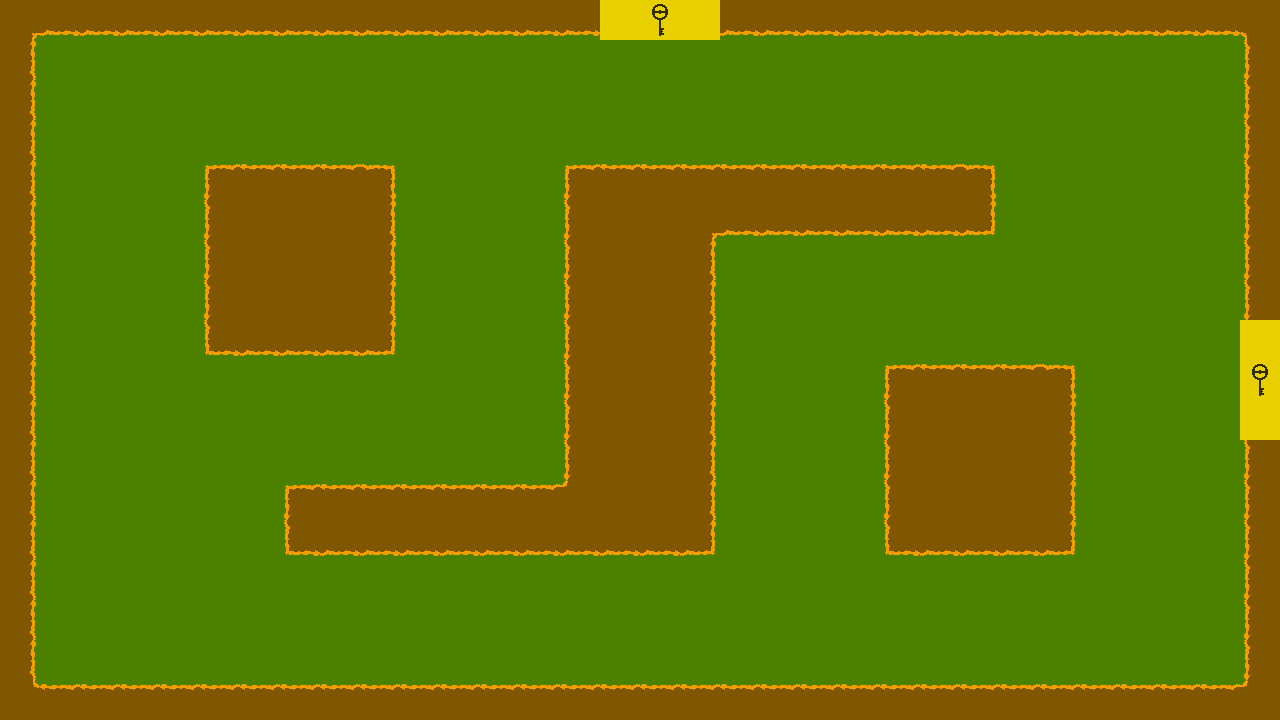

Below is a game level as drawn by its tile map, then a one-line description and the .tmx file that defines it, in full:
An orthogonal 32x18 tile map with 40x40 px tiles, 3 tile layers (Porte, Sol, Obstacle), 3 tilesets.

<map version="1.4" tiledversion="1.4.3" orientation="orthogonal" renderorder="right-down" width="32" height="18" tilewidth="40" tileheight="40" infinite="0" nextlayerid="4" nextobjectid="1">
 <editorsettings>
  <export target="Carte.json" format="json" />
 </editorsettings>
 <tileset firstgid="1" name="obstacle" tilewidth="40" tileheight="40" tilecount="16" columns="4">
  <image source="../assets/obstacles.png" width="160" height="160" />
 </tileset>
 <tileset firstgid="17" name="sol" tilewidth="40" tileheight="40" tilecount="1" columns="1">
  <image source="../assets/sol.png" width="40" height="40" />
 </tileset>
 <tileset firstgid="18" name="porte" tilewidth="40" tileheight="40" tilecount="2" columns="2">
  <image source="../assets/porte.png" width="80" height="40" />
 </tileset>
 <layer id="3" name="Porte" width="32" height="18">
  <data encoding="csv">
0,0,0,0,0,0,0,0,0,0,0,0,0,0,0,19,18,19,0,0,0,0,0,0,0,0,0,0,0,0,0,0,
0,0,0,0,0,0,0,0,0,0,0,0,0,0,0,0,0,0,0,0,0,0,0,0,0,0,0,0,0,0,0,0,
0,0,0,0,0,0,0,0,0,0,0,0,0,0,0,0,0,0,0,0,0,0,0,0,0,0,0,0,0,0,0,0,
0,0,0,0,0,0,0,0,0,0,0,0,0,0,0,0,0,0,0,0,0,0,0,0,0,0,0,0,0,0,0,0,
0,0,0,0,0,0,0,0,0,0,0,0,0,0,0,0,0,0,0,0,0,0,0,0,0,0,0,0,0,0,0,0,
0,0,0,0,0,0,0,0,0,0,0,0,0,0,0,0,0,0,0,0,0,0,0,0,0,0,0,0,0,0,0,0,
0,0,0,0,0,0,0,0,0,0,0,0,0,0,0,0,0,0,0,0,0,0,0,0,0,0,0,0,0,0,0,0,
0,0,0,0,0,0,0,0,0,0,0,0,0,0,0,0,0,0,0,0,0,0,0,0,0,0,0,0,0,0,0,0,
0,0,0,0,0,0,0,0,0,0,0,0,0,0,0,0,0,0,0,0,0,0,0,0,0,0,0,0,0,0,0,19,
0,0,0,0,0,0,0,0,0,0,0,0,0,0,0,0,0,0,0,0,0,0,0,0,0,0,0,0,0,0,0,18,
0,0,0,0,0,0,0,0,0,0,0,0,0,0,0,0,0,0,0,0,0,0,0,0,0,0,0,0,0,0,0,19,
0,0,0,0,0,0,0,0,0,0,0,0,0,0,0,0,0,0,0,0,0,0,0,0,0,0,0,0,0,0,0,0,
0,0,0,0,0,0,0,0,0,0,0,0,0,0,0,0,0,0,0,0,0,0,0,0,0,0,0,0,0,0,0,0,
0,0,0,0,0,0,0,0,0,0,0,0,0,0,0,0,0,0,0,0,0,0,0,0,0,0,0,0,0,0,0,0,
0,0,0,0,0,0,0,0,0,0,0,0,0,0,0,0,0,0,0,0,0,0,0,0,0,0,0,0,0,0,0,0,
0,0,0,0,0,0,0,0,0,0,0,0,0,0,0,0,0,0,0,0,0,0,0,0,0,0,0,0,0,0,0,0,
0,0,0,0,0,0,0,0,0,0,0,0,0,0,0,0,0,0,0,0,0,0,0,0,0,0,0,0,0,0,0,0,
0,0,0,0,0,0,0,0,0,0,0,0,0,0,0,0,0,0,0,0,0,0,0,0,0,0,0,0,0,0,0,0
</data>
 </layer>
 <layer id="2" name="Sol" width="32" height="18">
  <data encoding="csv">
0,0,0,0,0,0,0,0,0,0,0,0,0,0,0,0,0,0,0,0,0,0,0,0,0,0,0,0,0,0,0,0,
0,17,17,17,17,17,17,17,17,17,17,17,17,17,17,17,17,17,17,17,17,17,17,17,17,17,17,17,17,17,17,0,
0,17,17,17,17,17,17,17,17,17,17,17,17,17,17,17,17,17,17,17,17,17,17,17,17,17,17,17,17,17,17,0,
0,17,17,17,17,17,17,17,17,17,17,17,17,17,17,17,17,17,17,17,17,17,17,17,17,17,17,17,17,17,17,0,
0,17,17,17,17,0,0,0,0,0,17,17,17,17,0,0,0,0,0,0,0,0,0,0,0,17,17,17,17,17,17,0,
0,17,17,17,17,0,0,0,0,0,17,17,17,17,0,0,0,0,0,0,0,0,0,0,0,17,17,17,17,17,17,0,
0,17,17,17,17,0,0,0,0,0,17,17,17,17,0,0,0,0,17,17,17,17,17,17,17,17,17,17,17,17,17,0,
0,17,17,17,17,0,0,0,0,0,17,17,17,17,0,0,0,0,17,17,17,17,17,17,17,17,17,17,17,17,17,0,
0,17,17,17,17,0,0,0,0,0,17,17,17,17,0,0,0,0,17,17,17,17,17,17,17,17,17,17,17,17,17,0,
0,17,17,17,17,17,17,17,17,17,17,17,17,17,0,0,0,0,17,17,17,17,0,0,0,0,0,17,17,17,17,0,
0,17,17,17,17,17,17,17,17,17,17,17,17,17,0,0,17,0,17,17,17,17,0,0,0,0,0,17,17,17,17,0,
0,17,17,17,17,17,17,17,17,17,17,17,17,17,17,0,0,0,17,17,17,17,0,0,0,0,0,17,17,17,17,0,
0,17,17,17,17,17,17,0,0,0,0,0,0,0,0,0,0,0,17,17,17,17,0,0,0,0,0,17,17,17,17,0,
0,17,17,17,17,17,17,0,0,0,0,0,0,0,0,0,0,0,17,17,17,17,0,0,0,0,0,17,17,17,17,0,
0,17,17,17,17,17,17,17,17,17,17,17,17,17,17,17,17,17,17,17,17,17,17,17,17,17,17,17,17,17,17,0,
0,17,17,17,17,17,17,17,17,17,17,17,17,17,17,17,17,17,17,17,17,17,17,17,17,17,17,17,17,17,17,0,
0,17,17,17,17,17,17,17,17,17,17,17,17,17,17,17,17,17,17,17,17,17,17,17,17,17,17,17,17,17,17,0,
0,0,0,0,0,0,0,0,0,0,0,0,0,0,0,0,0,0,0,0,0,0,0,0,0,0,0,0,0,0,0,0
</data>
 </layer>
 <layer id="1" name="Obstacle" width="32" height="18">
  <data encoding="csv">
1,5,5,5,5,5,5,5,5,5,5,5,5,5,5,0,0,0,5,5,5,5,5,5,5,5,5,5,5,5,5,3,
6,0,0,0,0,0,0,0,0,0,0,0,0,0,0,0,0,0,0,0,0,0,0,0,0,0,0,0,0,0,0,8,
6,0,0,0,0,0,0,0,0,0,0,0,0,0,0,0,0,0,0,0,0,0,0,0,0,0,0,0,0,0,0,8,
6,0,0,0,0,0,0,0,0,0,0,0,0,0,0,0,0,0,0,0,0,0,0,0,0,0,0,0,0,0,0,8,
6,0,0,0,0,12,7,7,7,11,0,0,0,0,12,7,7,7,7,7,7,7,7,7,11,0,0,0,0,0,0,8,
6,0,0,0,0,8,13,13,13,6,0,0,0,0,8,13,13,1,5,5,5,5,5,5,9,0,0,0,0,0,0,8,
6,0,0,0,0,8,13,13,13,6,0,0,0,0,8,13,13,6,0,0,0,0,0,0,0,0,0,0,0,0,0,8,
6,0,0,0,0,8,13,13,13,6,0,0,0,0,8,13,13,6,0,0,0,0,0,0,0,0,0,0,0,0,0,8,
6,0,0,0,0,10,5,5,5,9,0,0,0,0,8,13,13,6,0,0,0,0,0,0,0,0,0,0,0,0,0,0,
6,0,0,0,0,0,0,0,0,0,0,0,0,0,8,13,13,6,0,0,0,0,12,7,7,7,11,0,0,0,0,0,
6,0,0,0,0,0,0,0,0,0,0,0,0,0,8,13,13,6,0,0,0,0,8,13,13,13,6,0,0,0,0,0,
6,0,0,0,0,0,0,0,0,0,0,0,0,0,8,13,13,6,0,0,0,0,8,13,13,13,6,0,0,0,0,8,
6,0,0,0,0,0,0,12,7,7,7,7,7,7,2,13,13,6,0,0,0,0,8,13,13,13,6,0,0,0,0,8,
6,0,0,0,0,0,0,10,5,5,5,5,5,5,5,5,5,9,0,0,0,0,10,5,5,5,9,0,0,0,0,8,
6,0,0,0,0,0,0,0,0,0,0,0,0,0,0,0,0,0,0,0,0,0,0,0,0,0,0,0,0,0,0,8,
6,0,0,0,0,0,0,0,0,0,0,0,0,0,0,0,0,0,0,0,0,0,0,0,0,0,0,0,0,0,0,8,
6,0,0,0,0,0,0,0,0,0,0,0,0,0,0,0,0,0,0,0,0,0,0,0,0,0,0,0,0,0,0,8,
4,7,7,7,7,7,7,7,7,7,7,7,7,7,7,7,7,7,7,7,7,7,7,7,7,7,7,7,7,7,7,2
</data>
 </layer>
</map>